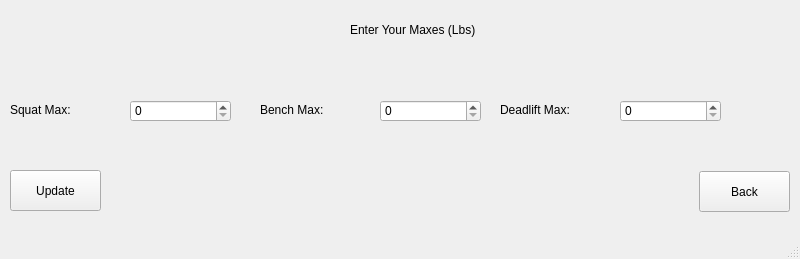
<?xml version="1.0" encoding="UTF-8"?>
<ui version="4.0">
 <class>Maxes</class>
 <widget class="QMainWindow" name="Maxes">
  <property name="geometry">
   <rect>
    <x>0</x>
    <y>0</y>
    <width>800</width>
    <height>259</height>
   </rect>
  </property>
  <property name="windowTitle">
   <string>MainWindow</string>
  </property>
  <widget class="QWidget" name="centralwidget">
   <widget class="QLabel" name="label">
    <property name="geometry">
     <rect>
      <x>350</x>
      <y>20</y>
      <width>181</width>
      <height>20</height>
     </rect>
    </property>
    <property name="text">
     <string>Enter Your Maxes (Lbs)</string>
    </property>
   </widget>
   <widget class="QPushButton" name="pushButton">
    <property name="geometry">
     <rect>
      <x>699</x>
      <y>171</y>
      <width>91</width>
      <height>41</height>
     </rect>
    </property>
    <property name="text">
     <string>Back</string>
    </property>
   </widget>
   <widget class="QLabel" name="label_2">
    <property name="geometry">
     <rect>
      <x>10</x>
      <y>100</y>
      <width>111</width>
      <height>20</height>
     </rect>
    </property>
    <property name="text">
     <string>Squat Max:</string>
    </property>
   </widget>
   <widget class="QSpinBox" name="squatMax">
    <property name="geometry">
     <rect>
      <x>130</x>
      <y>100</y>
      <width>101</width>
      <height>22</height>
     </rect>
    </property>
    <property name="maximum">
     <number>1000</number>
    </property>
   </widget>
   <widget class="QLabel" name="label_3">
    <property name="geometry">
     <rect>
      <x>260</x>
      <y>100</y>
      <width>111</width>
      <height>20</height>
     </rect>
    </property>
    <property name="text">
     <string>Bench Max:</string>
    </property>
   </widget>
   <widget class="QSpinBox" name="benchMax">
    <property name="geometry">
     <rect>
      <x>380</x>
      <y>100</y>
      <width>101</width>
      <height>22</height>
     </rect>
    </property>
    <property name="maximum">
     <number>1000</number>
    </property>
   </widget>
   <widget class="QLabel" name="label_4">
    <property name="geometry">
     <rect>
      <x>500</x>
      <y>100</y>
      <width>111</width>
      <height>20</height>
     </rect>
    </property>
    <property name="text">
     <string>Deadlift Max:</string>
    </property>
   </widget>
   <widget class="QSpinBox" name="deadliftMax">
    <property name="geometry">
     <rect>
      <x>620</x>
      <y>100</y>
      <width>101</width>
      <height>22</height>
     </rect>
    </property>
    <property name="maximum">
     <number>1000</number>
    </property>
   </widget>
   <widget class="QPushButton" name="pushButton_2">
    <property name="geometry">
     <rect>
      <x>10</x>
      <y>170</y>
      <width>91</width>
      <height>41</height>
     </rect>
    </property>
    <property name="text">
     <string>Update</string>
    </property>
   </widget>
  </widget>
  <widget class="QMenuBar" name="menubar">
   <property name="geometry">
    <rect>
     <x>0</x>
     <y>0</y>
     <width>800</width>
     <height>21</height>
    </rect>
   </property>
  </widget>
  <widget class="QStatusBar" name="statusbar"/>
 </widget>
 <resources/>
 <connections>
  <connection>
   <sender>pushButton_2</sender>
   <signal>clicked()</signal>
   <receiver>Maxes</receiver>
   <slot>updateMaxes()</slot>
   <hints>
    <hint type="sourcelabel">
     <x>69</x>
     <y>210</y>
    </hint>
    <hint type="destinationlabel">
     <x>131</x>
     <y>206</y>
    </hint>
   </hints>
  </connection>
  <connection>
   <sender>pushButton</sender>
   <signal>clicked()</signal>
   <receiver>Maxes</receiver>
   <slot>back()</slot>
   <hints>
    <hint type="sourcelabel">
     <x>728</x>
     <y>214</y>
    </hint>
    <hint type="destinationlabel">
     <x>672</x>
     <y>215</y>
    </hint>
   </hints>
  </connection>
 </connections>
 <slots>
  <slot>updateMaxes()</slot>
  <slot>back()</slot>
 </slots>
</ui>
